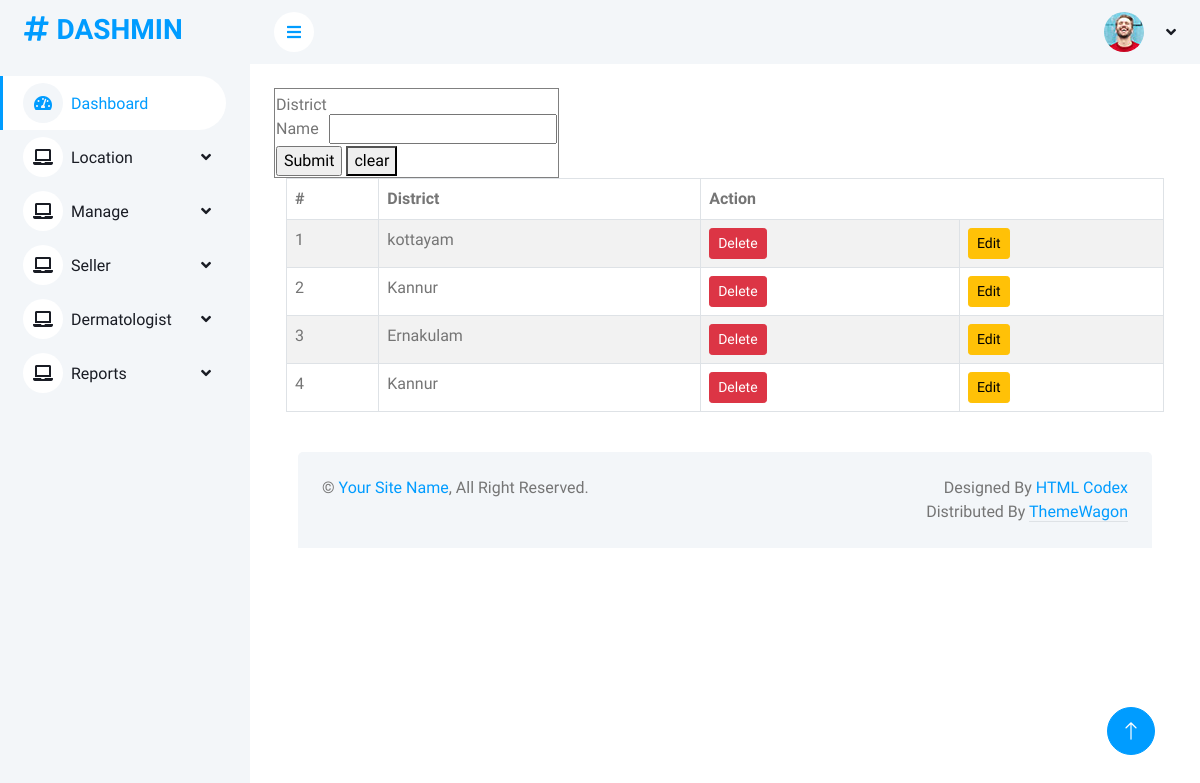
Page /Project/Admin/district.php on the committed database.
### tables this page shows
CREATE TABLE `tbl_district` (
  `district_id` int(11) NOT NULL,
  `district_name` varchar(30) NOT NULL
);

### Project/Admin/district.php (the view, shortened to what this page needs)
<?php
include("Head.php");
		?>
        <?php
$dname='';
?><!DOCTYPE html PUBLIC "-//W3C//DTD XHTML 1.0 Transitional//EN" "http://www.w3.org/TR/xhtml1/DTD/xhtml1-transitional.dtd">
<html xmlns="http://www.w3.org/1999/xhtml">
<head>
</head>
<body>
<form id="form1" name="form1" method="post" action="">
  <table width="200" border="1">
    <tr>
      <td>District Name</td>
      <td><label for="txt_name"></label>
      <input required stype="text" name="txt_name" id="txt_name" value="<?php echo $dname ?>" /></td>
    </tr>
    <tr>
      <td colspan="2"><input type="submit" name="btn_submit" id="btn_submit" value="Submit" />
      <button type="reset" name="btn_reset" id="btn_reset">clear</button></td>
    </tr>
  </table>
</form>
</body>
<div class="container table-container">
  <table class="table table-bordered table-striped table-hover">
    <thead class="thead-dark">
      <tr>
        <th>#</th>
        <th>District</th>
        <th colspan="2">Action</th>
      </tr>
    </thead>
    <tbody>
      <?php
      $i = 0;
      $selQry = "SELECT * FROM tbl_district";
      $result = $Con->query($selQry);
      while ($row = $result->fetch_assoc()) {
        $i++;
      ?>
      <tr>
        <td><?php echo $i; ?></td>
        <td><?php echo $row['district_name']; ?></td>
        <td><a href="district.php?did=<?php echo $row['district_id']; ?>" class="btn btn-danger btn-sm">Delete</a></td>
        <td><a href="district.php?eid=<?php echo $row['district_id']; ?>" class="btn btn-warning btn-sm">Edit</a></td>
      </tr>
      <?php
      }
      ?>
    </tbody>
  </table>
</div>
</html>
<?php
            include("Foot.php");
            ?>

### Project/Assets/Templates/Admin/css/style.css (style rules this page uses)
:root { --primary: #009CFF; --light: #F3F6F9; --dark: #191C24; }
.btn { transition: .5s; }

### rows in the picture
tbl_district: district_name "kottayam"
tbl_district: district_name "Kannur"
tbl_district: district_name "Ernakulam"
tbl_district: district_name "Kannur"
